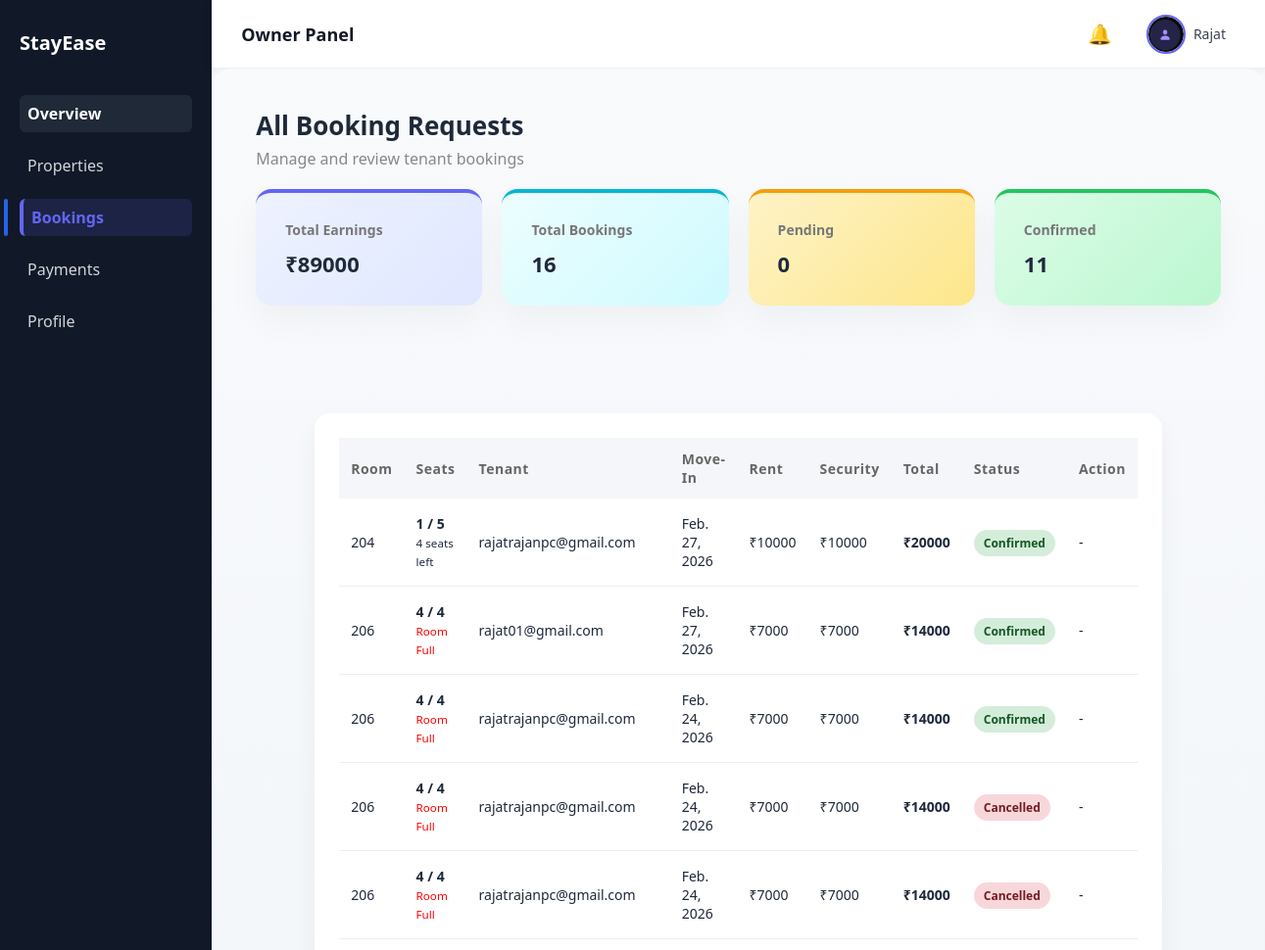
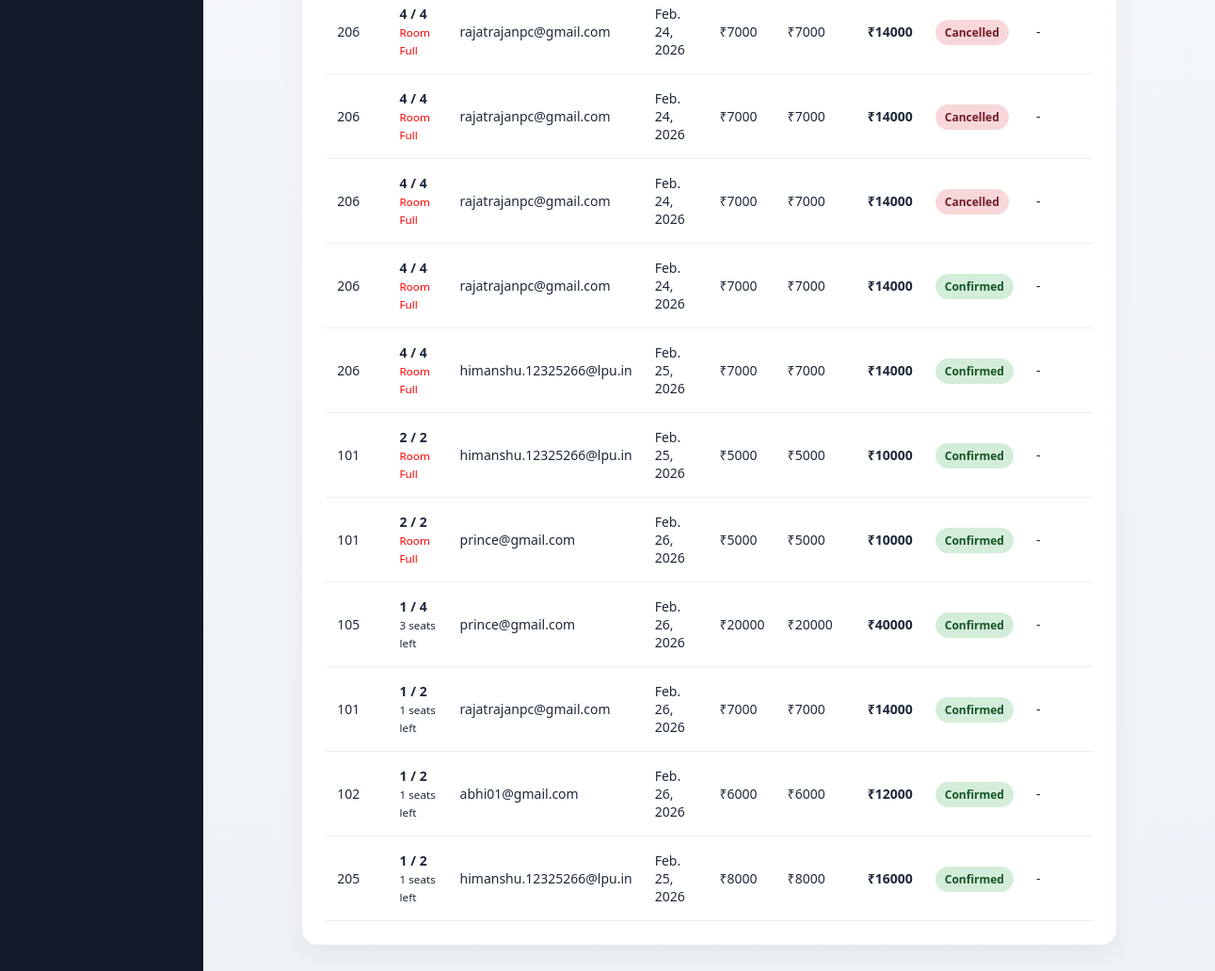
The app's page /bookings/ (signed in), older data (2 pictures, top to bottom).
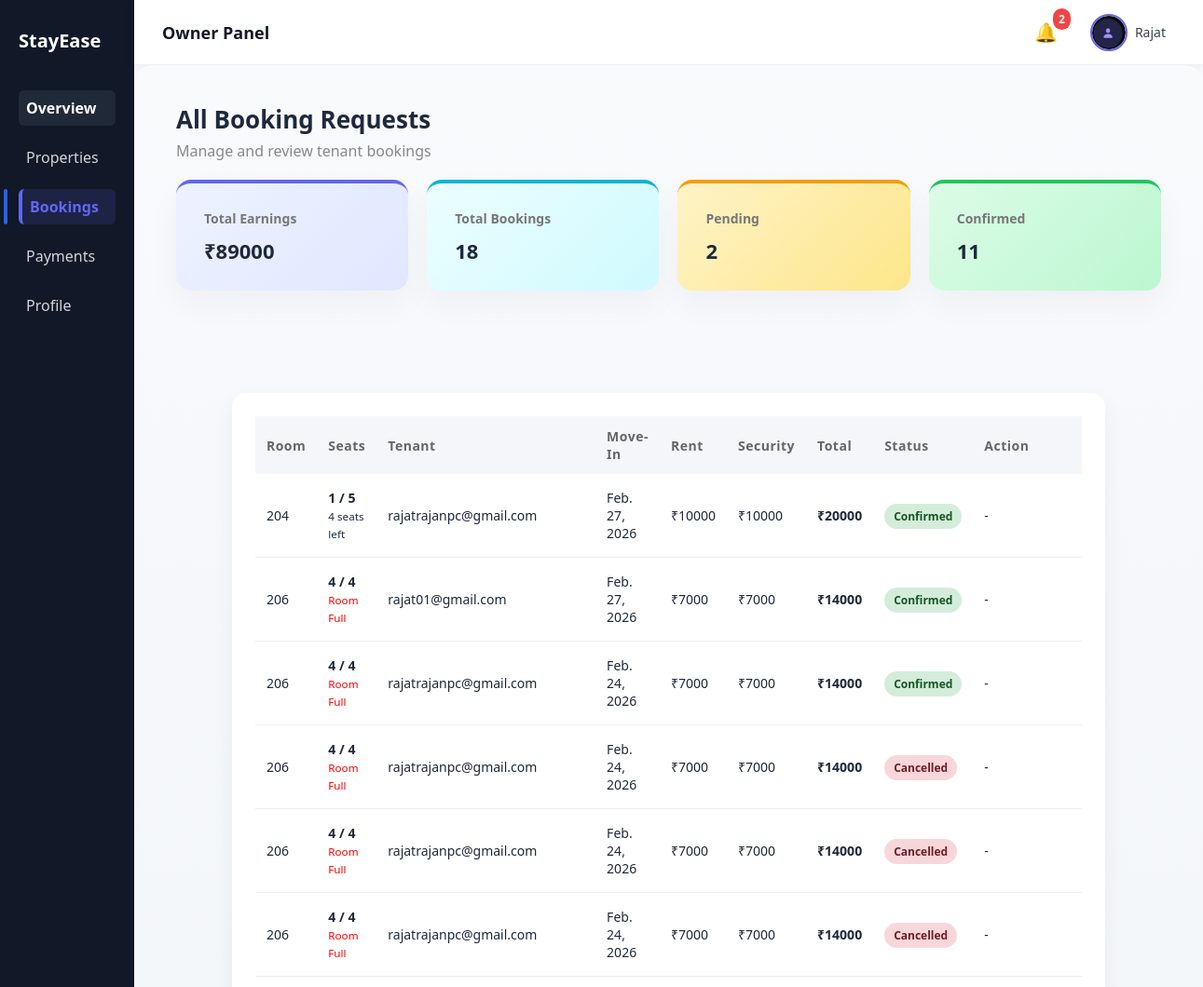
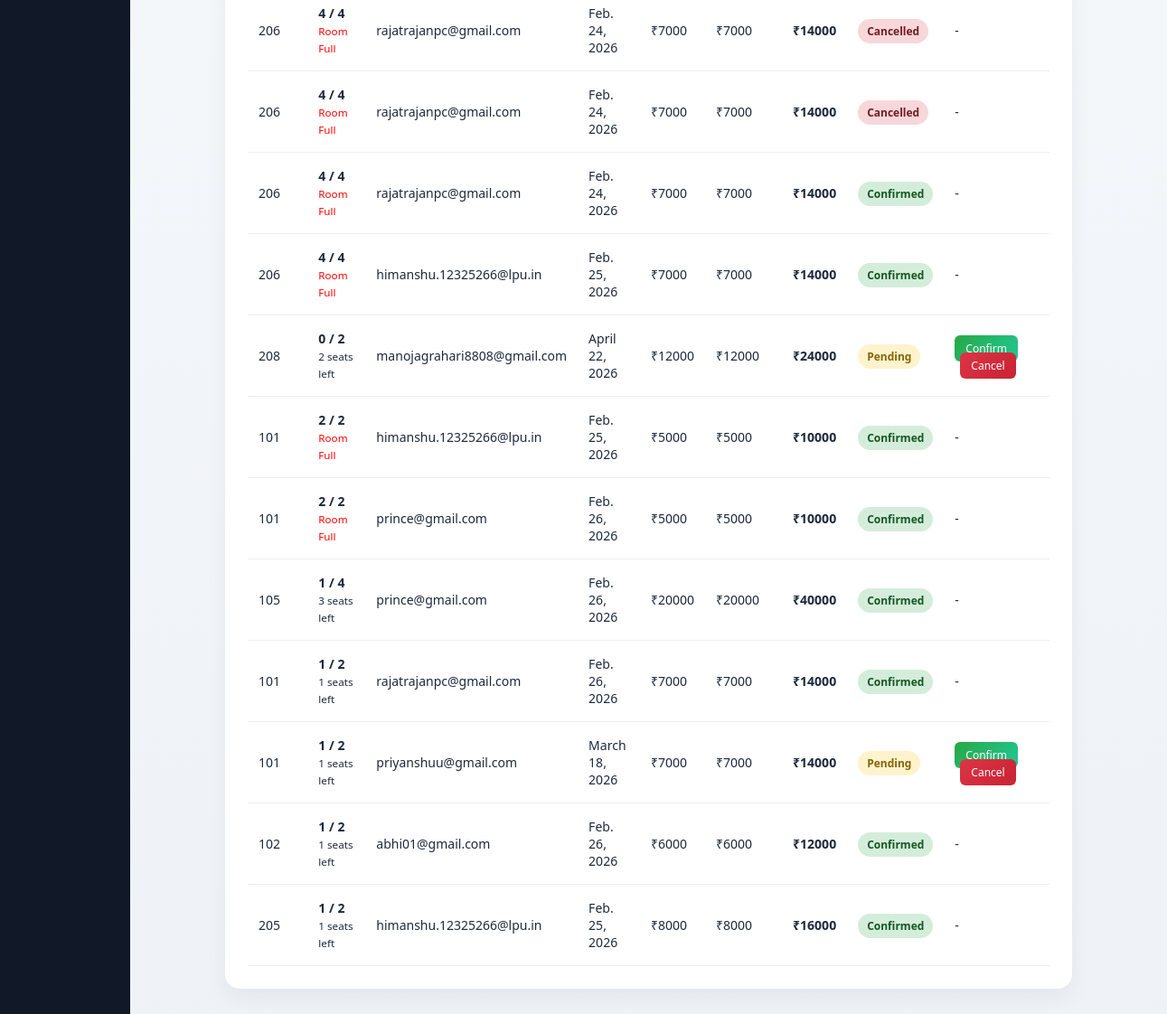
The same page, newer data (2 pictures, top to bottom).
### accounts/models.py (models this page shows, shortened)
class UserProfile(models.Model):
    ROLE_CHOICES = [
        ('owner', 'Owner'),
        ('tenant', 'Tenant'),
    ]
    user = models.OneToOneField(User, on_delete=models.CASCADE)
    phone = models.CharField(max_length=15, blank=True, null=True)
    role = models.CharField(
        max_length=10,
        choices=ROLE_CHOICES,
        default="tenant"
    )
    profile_image = models.ImageField(upload_to="profile_pics/", blank=True)

### bookings/models.py (models this page shows, shortened)
class Booking(models.Model):
    STATUS_CHOICES = [
        ('pending', 'Pending'),
        ('confirmed', 'Confirmed'),
        ('cancelled', 'Cancelled'),
    ]
    room = models.ForeignKey(Room, on_delete=models.CASCADE, related_name="bookings")
    tenant = models.ForeignKey(User, on_delete=models.CASCADE)
    move_in_date = models.DateField()
    rent_amount = models.PositiveIntegerField()
    security_amount = models.PositiveIntegerField()
    total_amount = models.PositiveIntegerField()
    status = models.CharField(max_length=20, choices=STATUS_CHOICES, default="pending")
    created_at = models.DateTimeField(auto_now_add=True)

### properties/models.py (models this page shows, shortened)
class Room(models.Model):
    property = models.ForeignKey(
        Property,
        on_delete=models.CASCADE,
        related_name="rooms"
    )
    room_number = models.CharField(max_length=20)
    rent = models.DecimalField(max_digits=10, decimal_places=2)
    capacity = models.IntegerField()
    is_available = models.BooleanField(default=True)
    image = models.ImageField(upload_to="rooms/", blank=True, null=True)
    created_at = models.DateTimeField(auto_now_add=True)

### bookings/views.py (the view)
# urls.py: path("", views.booking_list, name="booking_list"),
@login_required
def booking_list(request):
    bookings = Booking.objects.select_related("room", "tenant") \
        .filter(room__property__owner=request.user)
    total_earnings = bookings.filter(status="confirmed") \
        .aggregate(total=Sum("rent_amount"))["total"] or 0 \
    total_bookings = bookings.count()
    pending_count = bookings.filter(status="pending").count()
    confirmed_count = bookings.filter(status="confirmed").count()
    for booking in bookings:
        confirmed = Booking.objects.filter(
            room=booking.room,
            status="confirmed"
        ).count()
        booking.room_confirmed = confirmed
        booking.room_available = booking.room.capacity - confirmed
    context = {
        "bookings": bookings,
        "total_earnings": total_earnings,
        "total_bookings": total_bookings,
        "pending_count": pending_count,
        "confirmed_count": confirmed_count,
    }
    return render(request, "bookings/booking_list.html", context)

### accounts/context_processors.py (called while the page is built)
def notification_data(request):
    if request.user.is_authenticated:
        notifications = Notification.objects.filter(
            user=request.user
        ).order_by("-created_at")[:5]
        unread_count = Notification.objects.filter(
            user=request.user,
            is_read=False
        ).count()
        return {
            "notifications": notifications,
            "unread_count": unread_count,
        }
    return {}

### templates/bookings/booking_list.html
{% extends "dashboard/base_dashboard.html" %}
{% block dashboard_content %}
<div class="page-header">
    <div>
        <h1>All Booking Requests</h1>
        <p>Manage and review tenant bookings</p>
    </div>
</div>
<div class="stats-grid">
    <div class="stat-card">
        <h4>Total Earnings</h4>
        <p>₹{{ total_earnings }}</p>
    </div>
    <div class="stat-card">
        <h4>Total Bookings</h4>
        <p>{{ total_bookings }}</p>
    </div>
    <div class="stat-card">
        <h4>Pending</h4>
        <p>{{ pending_count }}</p>
    </div>
    <div class="stat-card">
        <h4>Confirmed</h4>
        <p>{{ confirmed_count }}</p>
    </div>
</div>
<section class="dashboard-section">
    <div class="table-wrapper">
        <table class="booking-table">
            <thead>
                <tr>
                    <th>Room</th>
                    <th>Seats</th>
                    <th>Tenant</th>
                    <th>Move-In</th>
                    <th>Rent</th>
                    <th>Security</th>
                    <th>Total</th>
                    <th>Status</th>
                    <th>Action</th>
                </tr>
            </thead>
            <tbody>
                {% for booking in bookings %}
                <tr>
                    <td>{{ booking.room.room_number }}</td>
                    <td>
                        <strong>
                            {{ booking.room_confirmed }} / {{ booking.room.capacity }}
                        </strong>
                        <br>
                        <small>
                            {% if booking.room_available > 0 %}
                                {{ booking.room_available }} seats left
                            {% else %}
                                <span style="color:red;">Room Full</span>
                            {% endif %}
                        </small>
                    </td>
                    <td>{{ booking.tenant.email }}</td>
                    <td>{{ booking.move_in_date }}</td>
                    <td>₹{{ booking.rent_amount }}</td>
                    <td>₹{{ booking.security_amount }}</td>
                    <td><strong>₹{{ booking.total_amount }}</strong></td>
                    <td>
                        {% if booking.status == "pending" %}
                            <span class="badge pending">Pending</span>
                        {% elif booking.status == "confirmed" %}
                            <span class="badge confirmed">Confirmed</span>
                        {% else %}
                            <span class="badge cancelled">Cancelled</span>
                        {% endif %}
                    </td>
                    <td>
                        {% if booking.status == "pending" %}
                            <a href="{% url 'update_booking_status' booking.id 'confirmed' %}" class="btn confirm-btn">
                                Confirm
                            </a>
                            <a href="{% url 'update_booking_status' booking.id 'cancelled' %}" class="btn cancel-btn">
                                Cancel
                            </a>
                        {% else %}
                            -
                        {% endif %}
                    </td>
                </tr>
                {% empty %}
                <tr>
                    <td colspan="9" class="empty-state">
                        📭 No bookings received yet.
                    </td>
                </tr>
                {% endfor %}
            </tbody>
        </table>
    </div>
</section>
{% endblock %}

### templates/dashboard/base_dashboard.html (shortened to what this page needs)
{% load static %}
<!DOCTYPE html>
<html>
<head>
    <link rel="stylesheet" href="{% static 'css/style.css' %}">
</head>
<body>
<div class="dashboard-layout">
    <aside class="sidebar">
        <h2 class="logo">StayEase</h2>
        <nav>
        <a href="/dashboard/"
        class="{% if request.path == '/dashboard/' %}active{% endif %}">
        Overview
        </a>
        {% if request.user.userprofile.role == "owner" %}
            <a href="/properties/"
            class="{% if '/properties/' in request.path %}active{% endif %}">
            Properties
            </a>
            <a href="/bookings/"
            class="{% if '/bookings/' in request.path %}active{% endif %}">
            Bookings
            </a>
            <a href="/payments/"
            class="{% if '/payments/' in request.path %}active{% endif %}">
            Payments
            </a>
        {% endif %}
        <a href="/profile/"
        class="{% if '/profile/' in request.path or '/settings/' in request.path %}active{% endif %}">
        Profile
        </a>
    </nav>
    </aside>
    <div class="main-content">
        <div class="topbar">
            <h3>
                {% if request.user.userprofile.role == "owner" %}
                    Owner Panel
                {% else %}
                    Tenant Panel
                {% endif %}
            </h3>
            <div class="user-section">
               <div class="notification-wrapper">
                    <div class="notification-bell" onclick="toggleNotifications(event)">
                        🔔
                        {% if unread_count > 0 %}
                        <span class="notification-count">
                            {{ unread_count }}
                        </span>
                        {% endif %}
                    </div>
                </div>
               <div class="user-menu">
                    <div class="user-trigger" onclick="toggleUserMenu(event)">
                        <div class="avatar-circle">
                            {% if request.user.userprofile and request.user.userprofile.profile_image %}
                                <img src="{{ request.user.userprofile.profile_image.url }}"
                                    alt="Profile">
                            {% else %}
                                <span>
                                    {{ request.user.first_name|first|upper }}
                                </span>
                            {% endif %}
                        </div>
                        <span class="user-name">
                            {{ request.user.first_name }}
                        </span>
                    </div>
                </div>
            </div>
        </div>
        <div class="content-area">
            {% block dashboard_content %}
            {% endblock %}
        </div>
    </div>
</div>
</body>
</html>

Row changes from the older to the newer data that the page shows:
added Booking: room.room_number "208", room_confirmed "0", room.capacity "2", room_available "2", tenant.email "manojagrahari8808@gmail.com", move_in_date "April 22, 2026", rent_amount "12000", security_amount "12000", total_amount "24000", status "Pending"
added Booking: room.room_number "101", room_confirmed "1", room.capacity "2", room_available "1", tenant.email "priyanshuu@gmail.com", move_in_date "March 18, 2026", rent_amount "7000", security_amount "7000", total_amount "14000", status "Pending"
Text that changed along with them:
{{ unread_count }}: (not shown) → "2"
{{ total_bookings }}: "16" → "18"
{{ pending_count }}: "0" → "2"
